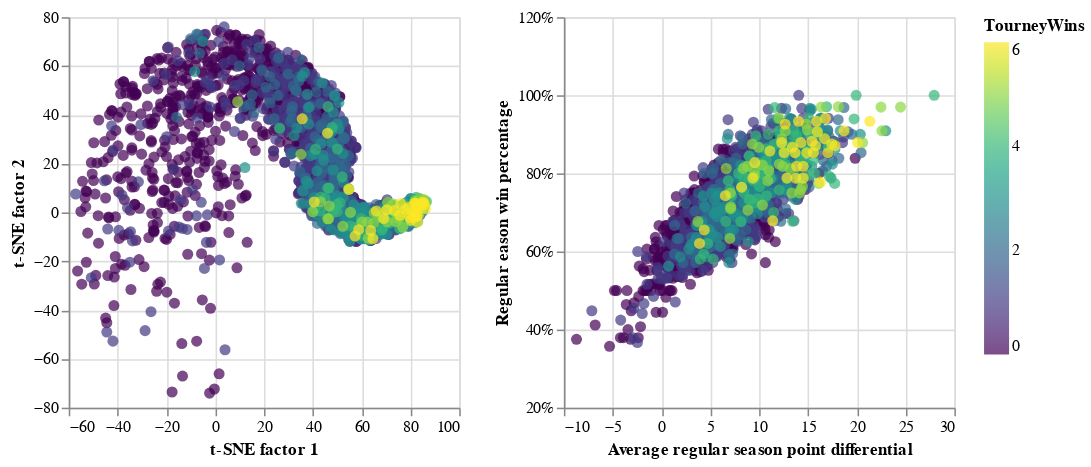

The code cell stored with this chart in its notebook:
### Markdown cell above
We see a high correlation between the assigned seed and our embeddings. Our embeddings appear to be a better representation of the seeding than the aggregated statistics, which makes sense since our method uses pair-wise comparisons and effectively accounts for team strength while aggregated statistics do not.

**Are features associated with tournament wins?**

### Code cell
#collapse_hide
colorBy = alt.Color('TourneyWins:Q', scale=alt.Scale(scheme='viridis',reverse=False))
orderBy = alt.Order('TourneyWins:Q', sort='ascending')
base, chart1, chart2 = plot_comparison( df,colorBy, orderBy, axis_ranges)

base.encode(*chart1)  | base.encode(*chart2)

### Figure 1 — Vega-Lite specification as saved in the notebook (floating-point values rounded to 4 significant figures; data arrays with more than 128 entries replaced by an {"elided": "..."} marker saying what was removed)
{"config": {"view": {"continuousWidth": 400, "continuousHeight": 300}}, "hconcat": [{"mark": {"type": "point", "filled": true, "size": 50}, "encoding": {"color": {"condition": {"type": "quantitative", "field": "TourneyWins", "scale": {"reverse": false, "scheme": "viridis"}, "selection": "selector051"}, "value": "lightgray"}, "order": {"type": "quantitative", "field": "TourneyWins", "sort": "ascending"}, "tooltip": [{"type": "nominal", "field": "TeamName"}, {"type": "nominal", "field": "Seed"}], "x": {"type": "quantitative", "axis": {"title": "t-SNE factor 1"}, "field": "factor1", "scale": {"domain": [-60, 100]}}, "y": {"type": "quantitative", "axis": {"title": "t-SNE factor 2"}, "field": "factor2", "scale": {"domain": [-80, 80]}}}, "height": 250, "selection": {"selector051": {"type": "single", "empty": "all", "fields": ["TeamName"]}, "selector052": {"type": "interval", "bind": "scales", "encodings": ["x", "y"]}}, "width": 250}, {"mark": {"type": "point", "filled": true, "size": 50}, "encoding": {"color": {"condition": {"type": "quantitative", "field": "TourneyWins", "scale": {"reverse": false, "scheme": "viridis"}, "selection": "selector051"}, "value": "lightgray"}, "order": {"type": "quantitative", "field": "TourneyWins", "sort": "ascending"}, "tooltip": [{"type": "nominal", "field": "TeamName"}, {"type": "nominal", "field": "Seed"}], "x": {"type": "quantitative", "axis": {"title": "Average regular season point differential"}, "field": "RegPoint_diff", "scale": {"domain": [-10, 30]}}, "y": {"type": "quantitative", "axis": {"format": "%", "title": "Regular eason win percentage"}, "field": "RegWins", "scale": {"domain": [0.2, 1.2]}}}, "height": 250, "selection": {"selector051": {"type": "single", "empty": "all", "fields": ["TeamName"]}, "selector052": {"type": "interval", "bind": "scales", "encodings": ["x", "y"]}}, "width": 250}], "data": {"name": "data-01a7f71412c7fc852076ae970e5db49e"}, "$schema": "https://vega.github.io/schema/vega-lite/v4.8.1.json", "datasets": {"data-01a7f71412c7fc852076ae970e5db49e": {"elided": "2286 records"}}}
